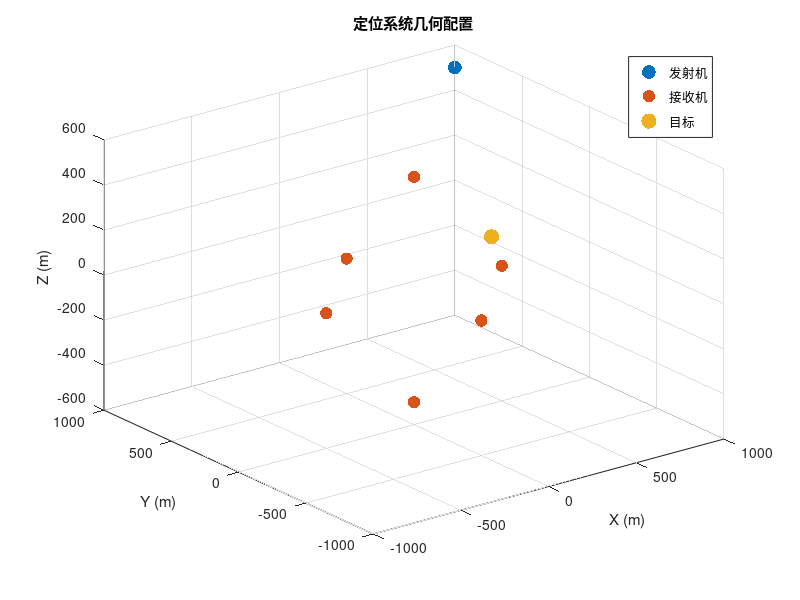

Reproduce this figure in MATLAB. (Note: this script raises an error after producing the figure.)
clc;clear all;close all;
% 参数设置
c = 3e8;                    % 光速 (m/s)

% 发射站和接收站配置
Tx_pos = [1000,1000,500];   % 发射机位置 (m)

% 接收站布局 - 立方体顶点
d = 500; 
Rx_pos = [0,0,d;
           0,0,-d;
           d,0,0;
           -d,0,0;
           0,d,0;
           0,-d,0];

% 目标位置
u_true = [250;-250;250];    % 真实目标位置 (m)

%% 场景可视化
figure
scatter3(Tx_pos(1),Tx_pos(2),Tx_pos(3),100,'red','filled');
hold on
scatter3(Rx_pos(:,1),Rx_pos(:,2),Rx_pos(:,3),80,'blue','filled');
scatter3(u_true(1),u_true(2),u_true(3),120,'green','filled');
legend('发射机','接收机','目标');
grid on;
xlabel('X (m)');
ylabel('Y (m)');
zlabel('Z (m)');
title('定位系统几何配置');

M = size(Tx_pos,1);          % 发射机数量
N = size(Rx_pos,1);          % 接收机数量
numMC = 100;                 % 蒙特卡洛仿真次数

% 仿真参数设置
sigma_r_db = -30:5:50;
sigma_t_values = db2mag(sigma_r_db)/3e8*1e9;

% 角度噪声设置 - 两种算法使用相同噪声设置
sigma_AOA_theta_fixed = 0.01;       % 方位角噪声 (度)
sigma_AOA_phi_fixed = 0.01;         % 俯仰角噪声 (度)

% 预存储结果
MSE_alg1 = zeros(length(sigma_t_values),1);
MSE_alg2 = zeros(length(sigma_t_values),1);
MSE_xyz_alg1 = zeros(length(sigma_t_values),3);
MSE_xyz_alg2 = zeros(length(sigma_t_values),3);
CRLB_hybrid = zeros(length(sigma_t_values),1);

%% 仿真：固定角度噪声，变化BR噪声
for idx = 1:length(sigma_t_values)
    sigma_t = sigma_t_values(idx)*1e-9;         % 转换为秒
    sigma_r = c*sigma_t;                        % BR噪声标准差 (m)
    
    % 角度噪声转换为弧度 - 两种算法使用相同噪声
    sigma_AOA_theta = deg2rad(sigma_AOA_theta_fixed); 
    sigma_AOA_phi = deg2rad(sigma_AOA_phi_fixed);
    
    % 预存储估计结果
    estimates_alg1 = zeros(3,numMC);
    estimates_alg2 = zeros(3,numMC);
    
    % 蒙特卡洛仿真
    for mc = 1:numMC
        % 生成测量噪声 - 两种算法使用相同噪声
        noise_r = sigma_r * randn(M,N);
        noise_theta = sigma_AOA_theta * randn(N,1);
        noise_phi = sigma_AOA_phi * randn(N,1);
        
        % 生成算法1的带噪声测量值
        [BR_meas1, AOA_theta_meas, AOA_phi_meas] = generate_measurements_alg1(u_true, Tx_pos, Rx_pos, noise_r, noise_theta, noise_phi);
        
        % 生成算法2的带噪声测量值
        [BR_meas2, AOA_theta_meas, AOA_phi_meas] = generate_measurements_alg2(u_true, Tx_pos, Rx_pos, noise_r, noise_theta, noise_phi);
        
        % 算法1：两阶段估计
        u_est_alg1 = two_stage_estimator_alg1(BR_meas1, AOA_theta_meas, AOA_phi_meas, Tx_pos, Rx_pos, sigma_r, sigma_AOA_theta, sigma_AOA_phi);
        estimates_alg1(:,mc) = u_est_alg1;
        
        % 算法2：两阶段估计
        u_est_alg2 = two_stage_estimator_alg2(BR_meas2, AOA_theta_meas, AOA_phi_meas, Tx_pos, Rx_pos, sigma_r, sigma_AOA_theta, sigma_AOA_phi);
        estimates_alg2(:,mc) = u_est_alg2;
    end
    
    % 计算总体MSE
    MSE_alg1(idx) = mean(sum((estimates_alg1 - u_true).^2,1));
    MSE_alg2(idx) = mean(sum((estimates_alg2 - u_true).^2,1));
    
    % 计算各方向MSE
    MSE_xyz_alg1(idx,1) = mean((estimates_alg1(1,:) - u_true(1)).^2);
    MSE_xyz_alg1(idx,2) = mean((estimates_alg1(2,:) - u_true(2)).^2);
    MSE_xyz_alg1(idx,3) = mean((estimates_alg1(3,:) - u_true(3)).^2);
    
    MSE_xyz_alg2(idx,1) = mean((estimates_alg2(1,:) - u_true(1)).^2);
    MSE_xyz_alg2(idx,2) = mean((estimates_alg2(2,:) - u_true(2)).^2);
    MSE_xyz_alg2(idx,3) = mean((estimates_alg2(3,:) - u_true(3)).^2);
    
    % 计算CRLB (使用相同的噪声参数)
    CRLB_hybrid(idx) = trace(compute_CRLB(u_true, Tx_pos, Rx_pos, sigma_r, sigma_AOA_theta, sigma_AOA_phi));
    
    % 显示进度
    fprintf('完成仿真 %d/%d, MSE(算法1/算法2) = %.2e/%.2e dB\n', idx, length(sigma_t_values), ...
            10*log10(MSE_alg1(idx)), 10*log10(MSE_alg2(idx)));
end

%% 绘制结果
figure('Position',[100 100 1200 800])

% 图1：总体性能比较
subplot(2,2,1)
plot(db(sigma_t_values*1e-9*3e8), 10*log10(MSE_alg1),'r-o','LineWidth',2,'MarkerSize',8)
hold on
plot(db(sigma_t_values*1e-9*3e8), 10*log10(MSE_alg2),'b-s','LineWidth',2,'MarkerSize',8)
plot(db(sigma_t_values*1e-9*3e8), 10*log10(CRLB_hybrid),'k--','LineWidth',2)
grid on
xlabel('测量噪声 \sigma_r (dB)')
ylabel('MSE (dB)')
legend('算法1 (BR不考虑d_{ij})','算法2 (BR考虑d_{ij})','CRLB','Location','northwest')
title('总体定位性能比较')
% subplot(2,2,1)
% plot(db(sigma_t_values*1e-9*3e8), (MSE_alg1),'r-o','LineWidth',2,'MarkerSize',8)
% hold on
% plot(db(sigma_t_values*1e-9*3e8), (MSE_alg2),'b-s','LineWidth',2,'MarkerSize',8)
% plot(db(sigma_t_values*1e-9*3e8), (CRLB_hybrid),'k--','LineWidth',2)
% grid on
% xlabel('测量噪声 \sigma_r (dB)')
% ylabel('MSE (dB)')
% legend('算法1 (BR不考虑d_{ij})','算法2 (BR考虑d_{ij})','CRLB','Location','northwest')
% title('总体定位性能比较')

% 图2：X方向性能比较
subplot(2,2,2)
plot(db(sigma_t_values*1e-9*3e8), 10*log10(MSE_xyz_alg1(:,1)),'r-o','LineWidth',2,'MarkerSize',6)
hold on
plot(db(sigma_t_values*1e-9*3e8), 10*log10(MSE_xyz_alg2(:,1)),'b-s','LineWidth',2,'MarkerSize',6)
grid on
xlabel('测量噪声 \sigma_r (dB)')
ylabel('X方向MSE (dB)')
legend('算法1','算法2','Location','northwest')
title('X方向定位性能')

% 图3：Y方向性能比较
subplot(2,2,3)
plot(db(sigma_t_values*1e-9*3e8), 10*log10(MSE_xyz_alg1(:,2)),'r-o','LineWidth',2,'MarkerSize',6)
hold on
plot(db(sigma_t_values*1e-9*3e8), 10*log10(MSE_xyz_alg2(:,2)),'b-s','LineWidth',2,'MarkerSize',6)
grid on
xlabel('测量噪声 \sigma_r (dB)')
ylabel('Y方向MSE (dB)')
legend('算法1','算法2','Location','northwest')
title('Y方向定位性能')

% 图4：Z方向性能比较
subplot(2,2,4)
plot(db(sigma_t_values*1e-9*3e8), 10*log10(MSE_xyz_alg1(:,3)),'r-o','LineWidth',2,'MarkerSize',6)
hold on
plot(db(sigma_t_values*1e-9*3e8), 10*log10(MSE_xyz_alg2(:,3)),'b-s','LineWidth',2,'MarkerSize',6)
grid on
xlabel('测量噪声 \sigma_r (dB)')
ylabel('Z方向MSE (dB)')
legend('算法1','算法2','Location','northwest')
title('Z方向定位性能')

%% 辅助函数 - 算法1特有
function [BR_meas, AOA_theta_meas, AOA_phi_meas] = generate_measurements_alg1(u, Tx, Rx, noise_r, noise_theta, noise_phi)
    M = size(Tx,1);
    N = size(Rx,1);
    BR_meas = zeros(M,N);
    
    for i = 1:M
        for j = 1:N
            r_i = norm(u - Tx(i,:)');
            r_j = norm(u - Rx(j,:)');
            BR_true = r_i + r_j;  % 算法1不包含双站距离项
            BR_meas(i,j) = BR_true + noise_r(i,j);
        end
    end
    
    AOA_theta_meas = zeros(N,1);
    AOA_phi_meas = zeros(N,1);
    for j = 1:N
        dx = u(1) - Rx(j,1);
        dy = u(2) - Rx(j,2);
        dz = u(3) - Rx(j,3);
        AOA_theta_true = atan2(dy, dx);
        AOA_phi_true = asin(dz/norm(u - Rx(j,:)'));
        AOA_theta_meas(j) = AOA_theta_true + noise_theta(j);
        AOA_phi_meas(j) = AOA_phi_true + noise_phi(j);
    end
end

%% 辅助函数 - 算法2特有
function [BR_meas, AOA_theta_meas, AOA_phi_meas] = generate_measurements_alg2(u, Tx, Rx, noise_r, noise_theta, noise_phi)
    M = size(Tx,1);
    N = size(Rx,1);
    BR_meas = zeros(M,N);
    
    for i = 1:M
        for j = 1:N
            r_i = norm(u - Tx(i,:)');
            r_j = norm(u - Rx(j,:)');
            BR_true = r_i + r_j;  % 算法2包含双站距离项
            BR_meas(i,j) = BR_true + noise_r(i,j);
        end
    end
    
    AOA_theta_meas = zeros(N,1);
    AOA_phi_meas = zeros(N,1);
    for j = 1:N
        dx = u(1) - Rx(j,1);
        dy = u(2) - Rx(j,2);
        dz = u(3) - Rx(j,3);
        AOA_theta_true = atan2(dy, dx);
        AOA_phi_true = asin(dz/norm(u - Rx(j,:)'));
        AOA_theta_meas(j) = AOA_theta_true + noise_theta(j);
        AOA_phi_meas(j) = AOA_phi_true + noise_phi(j);
    end
end

%% 辅助函数 - 共用
function CRLB = compute_CRLB(u, Tx, Rx, sigma_r, sigma_AOA_theta, sigma_AOA_phi)
    M = size(Tx,1);
    N = size(Rx,1);
    
    % 计算Fisher信息矩阵
    FIM = zeros(3);
    
    % BR部分的Fisher信息
    for i = 1:M
        for j = 1:N
            r_i = u - Tx(i,:)';
            r_j = u - Rx(j,:)';
            dr_dx = (r_i/norm(r_i) + r_j/norm(r_j))';
            FIM = FIM + (dr_dx'*dr_dx)/(sigma_r^2);
        end
    end
    
    % AOA部分的Fisher信息
    for j = 1:N
        r_j = u - Rx(j,:)';
        dx = r_j(1); dy = r_j(2); dz = r_j(3);
        rho_xy = norm(r_j(1:2));
        
        % 方位角导数
        dtheta_dx = -dy/(dx^2 + dy^2);
        dtheta_dy = dx/(dx^2 + dy^2);
        dtheta_dz = 0;
        grad_theta = [dtheta_dx; dtheta_dy; dtheta_dz];
        
        % 俯仰角导数
        dphi_dx = (-dx*dz)/(norm(r_j)^2*rho_xy);
        dphi_dy = (-dy*dz)/(norm(r_j)^2*rho_xy);
        dphi_dz = rho_xy/(norm(r_j)^2);
        grad_phi = [dphi_dx; dphi_dy; dphi_dz];
        
        % 考虑不同的角度噪声
        FIM = FIM + (grad_theta*grad_theta')/(sigma_AOA_theta^2) + ...
                    (grad_phi*grad_phi')/(sigma_AOA_phi^2);
    end
    
    % 添加微小正则化以避免奇异矩阵
    FIM = FIM + 1e-10*eye(3);
    
    CRLB = inv(FIM);
end

%% 算法1实现
function u_est = two_stage_estimator_alg1(BR_meas, AOA_theta, AOA_phi, Tx, Rx, sigma_r, sigma_AOA_theta, sigma_AOA_phi)
    M = size(Tx,1);
    N = size(Rx,1);
    
    % 第一阶段：构建伪线性方程
    h1 = [];
    G1 = [];
    
    % BR测量部分
    for i = 1:M
        for j = 1:N
            term = BR_meas(i,j)^2 + Rx(j,:)*Rx(j,:)' - Tx(i,:)*Tx(i,:)';
            h1 = [h1; term];
            
            G_row = [2*(Rx(j,:)-Tx(i,:)), zeros(1,j-1), 2*(BR_meas(i,j)), zeros(1,N-j)];
            G1 = [G1; G_row];
        end
    end

    % AOA测量部分
    for j = 1:N
        % 方位角
        vj = [cos(AOA_theta(j)); sin(AOA_theta(j)); 0];
        wj = [-sin(AOA_theta(j)); cos(AOA_theta(j)); 0];
        h1 = [h1; wj'*Rx(j,:)'];
        G_row = [wj', zeros(1,N)];
        G1 = [G1; G_row];
        
        % 俯仰角
        kj = [0; 0; 1];
        h1 = [h1; kj'*Rx(j,:)'];
        G_row = [kj', zeros(1,j-1), -sin(AOA_phi(j)), zeros(1,N-j)];
        G1 = [G1; G_row];
    end
    
    % 构造A矩阵和权重
    A  = [-G1,h1];
    Q  = diag([repmat(1/sigma_r^2, M*N, 1); 
               repmat(1/sigma_AOA_theta^2, N, 1);
               repmat(1/sigma_AOA_phi^2, N, 1)]);
    W1 = inv(Q);
    
    % 初始化估计值
    rd_hat = [reshape(BR_meas',[N*M,1]); AOA_theta; AOA_phi];
    
    % 迭代优化权重矩阵 (算法1特有的特征值方法)
    for k = 1:10
        % 构建Omega矩阵 (算法1特有)
        Omega_11 = zeros(N);
        for i = 1:N
            for j = 1:N
                if j==i
%                     Omega_11(i,j) = W1(i,i)*Q(i,i)+cos(AOA_phi(j))^2*Q(N+i,N+i)*W1(N+i,N+i);
                       Omega_11(i,j) = W1(i,i)*Q(i,i);
                else
                    Omega_11(i,j) = 0;
                end
            end
        end
        
        Omega_12 = [];
        for i = 1:N
            Omega_12 = [Omega_12; 2*Q(i,i)*W1(i,i)*rd_hat(i)];
        end
        
        Omega_21 = Omega_12';
        
        Omega_22 = 0;
        for i = 1:N
%             Omega_22 = Omega_22 + Q(i,i)*W1(i,i)*4*(rd_hat(i))^2 + ...
%                 ([cos(AOA_theta(i)),sin(AOA_theta(i)),0]*Rx(i,:)')^2*Q(M*N+i,M*N+i)*W1(i+M*N,i+M*N);
            Omega_22 = Omega_22 + Q(i,i)*W1(i,i)*4*(rd_hat(i))^2;
               
        end
        
%     for j = 1:N
%         % 方位角约束 (增强XY平面约束)
%         grad_theta = [-sin(AOA_theta(j)); cos(AOA_theta(j)); 0];
%         Omega_11 = Omega_11 + (grad_theta'*grad_theta)/sigma_AOA_theta^2;
%         
%         % 俯仰角约束 (特别增强Z方向约束)
%         r_j = [cos(AOA_theta(j))*cos(AOA_phi(j)); 
%               sin(AOA_theta(j))*cos(AOA_phi(j));
%               sin(AOA_phi(j))];
%         grad_phi = [-cos(AOA_theta(j))*sin(AOA_phi(j));
%                    -sin(AOA_theta(j))*sin(AOA_phi(j));
%                    cos(AOA_phi(j))];
%         Omega_22 = Omega_22 + (grad_phi'*grad_phi)/sigma_AOA_phi^2;
%         
%         % 交叉约束项
%         Omega_12 = Omega_12 + (grad_theta'*grad_phi)/sqrt(sigma_AOA_theta^2 + sigma_AOA_phi^2);
%         Omega_21 = Omega_21 + (grad_phi'*grad_theta)/sqrt(sigma_AOA_theta^2 + sigma_AOA_phi^2);
%     end
        OmegaTilde = [Omega_11, Omega_12; Omega_21, Omega_22];

        Omega_1 = zeros(3,3);
%         Omega_1(1,1) = sum(cos(AOA_theta).^2)*Q(M*N+1,M*N+1)*W1(i+M*N,i+M*N);
%         Omega_1(1,2) = sum(cos(AOA_theta).*sin(AOA_theta))*Q(M*N+1,M*N+1)*W1(i+M*N,i+M*N);
%         Omega_1(2,1) = Omega_1(1,2);
%         Omega_1(2,2) = sum(sin(AOA_theta).^2)*Q(M*N+1,M*N+1)*W1(i+M*N,i+M*N);

        Omega_2 = zeros(3,M*N+1);
%         for i = 1:N
%             Omega_2(1,M*N+1) = Omega_2(1,M*N+1) + ...
%                 [cos(AOA_theta(i)),sin(AOA_theta(i)),0]*Rx(i,:)'*cos(AOA_theta(i))*Q(M*N+1,M*N+1)*W1(i+M*N,i+M*N);
%             Omega_2(2,M*N+1) = Omega_2(2,M*N+1) + ...
%                 [cos(AOA_theta(i)),sin(AOA_theta(i)),0]*Rx(i,:)'*sin(AOA_theta(i))*Q(M*N+1,M*N+1)*W1(i+M*N,i+M*N);
%         end
        
        Omega_3 = Omega_2';


        Omega = [Omega_1, Omega_2; Omega_3, OmegaTilde];
        
        % 特征值求解 (算法1特有)
        At = A' * W1 * A + 1e-5*eye(size(A,2));
        X = pinv(At)*Omega;
        
        [E,F] = eig(X);
        [~,idx] = max(diag(F));
        v2 = E(:,idx);
        v2 = v2/v2(end);
        
        psi1 = v2(1:end-1);
        u_hat = psi1(1:3);
        r_hat = psi1(4:end);
        rd_hat = psi1;

        % 更新权重矩阵
        W1 = compute_W1(u_hat, Tx, Rx, r_hat, AOA_theta, AOA_phi, sigma_r, sigma_AOA_theta, sigma_AOA_phi);
    end
    
    % 第二阶段：误差修正
    h2 = [];
    G2 = [];
    
    for j = 1:N
        term = r_hat(j)^2 - norm(u_hat - Rx(j,:)')^2;
        h2 = [h2; term];
        G2_row = [-2*(u_hat - Rx(j,:)')'];
        G2 = [G2; G2_row];
    end
    
    h2 = [zeros(3,1); h2];
    G2 = [-eye(3); G2];
    
    % 构建加权矩阵
    B_psi = 2 * diag(r_hat);
    B2 = blkdiag(eye(3), B_psi);
    inv_B2 = blkdiag(eye(3), diag(1./(2*r_hat)));
    cov_Psi = inv(G1' * W1 * G1);
    W2 = inv_B2' * inv(cov_Psi) * inv_B2;
    
    % 求解
    delta_u = inv(G2'*W2*G2) * (G2'*W2*h2);
    
    u_est = u_hat - delta_u(1:3);
end

%% 算法2实现
function u_est = two_stage_estimator_alg2(BR_meas, AOA_theta, AOA_phi, Tx, Rx, sigma_r, sigma_AOA_theta, sigma_AOA_phi)
    M = size(Tx,1);
    N = size(Rx,1);
    
    % 第一阶段：构建伪线性方程
    h1 = [];
    G1 = [];
    
    % BR测量部分
    for i = 1:M
        for j = 1:N
            term = BR_meas(i,j)^2 + Rx(j,:)*Rx(j,:)' - Tx(i,:)*Tx(i,:)';
            h1 = [h1; term];
            
            G_row = [2*(Rx(j,:)-Tx(i,:)), zeros(1,j-1), 2*BR_meas(i,j), zeros(1,N-j)];
            G1 = [G1; G_row];
        end
    end

    % AOA测量部分
    for j = 1:N
        % 方位角
        vj = [cos(AOA_theta(j)); sin(AOA_theta(j)); 0];
        wj = [-sin(AOA_theta(j)); cos(AOA_theta(j)); 0];
        h1 = [h1; wj'*Rx(j,:)'];
        G_row = [wj', zeros(1,N)];
        G1 = [G1; G_row];
        
        % 俯仰角
        kj = [0; 0; 1];
        h1 = [h1; kj'*Rx(j,:)'];
        G_row = [kj', zeros(1,j-1), -sin(AOA_phi(j)), zeros(1,N-j)];
        G1 = [G1; G_row];
    end
    
    % 第一阶段WLS估计 (算法2的直接WLS方法)
    W1 = inv(diag([repmat(1/sigma_r^2, M*N, 1); 
              repmat(1/sigma_AOA_theta^2, N, 1);  
              repmat(1/sigma_AOA_phi^2, N, 1)]));
    
    % 直接WLS求解
    Psi = pinv(G1'*W1*G1) * (G1'*W1*h1);
    u_hat = Psi(1:3);
    r_hat = Psi(4:end);
    
    % 迭代优化 (简单迭代2次)
    for i = 1:2
        W1 = compute_W1(u_hat, Tx, Rx, r_hat, AOA_theta, AOA_phi, sigma_r, sigma_AOA_theta, sigma_AOA_phi);
        Psi = inv(G1'*W1*G1) * (G1'*W1*h1);
        u_hat = Psi(1:3);
        r_hat = Psi(4:end);
    end
    
    % 第二阶段：误差修正
    h2 = [];
    G2 = [];
    
    for j = 1:N
        term = r_hat(j)^2 - norm(u_hat - Rx(j,:)')^2;
        h2 = [h2; term];
        G2_row = [-2*(u_hat - Rx(j,:)')'];
        G2 = [G2; G2_row];
    end
    
    h2 = [zeros(3,1); h2];
    G2 = [-eye(3); G2];
    
    % 构建加权矩阵
    B_psi = 2 * diag(r_hat);
    B2 = blkdiag(eye(3), B_psi);
    inv_B2 = blkdiag(eye(3), diag(1./(2*r_hat)));
    cov_Psi = inv(G1' * W1 * G1);
    W2 = inv_B2' * inv(cov_Psi) * inv_B2;
    
    % 求解
    delta_u = inv(G2'*W2*G2) * (G2'*W2*h2);
    
    u_est = u_hat - delta_u(1:3);
%       u_est = u_hat;
end

%% 权重计算函数 - 两种算法共用
function W1 = compute_W1(u, Tx, Rx, r_hat, AOA_theta, AOA_phi, sigma_r, sigma_AOA_theta, sigma_AOA_phi)
    M = size(Tx,1);
    N = size(Rx,1);
    
    % 1. 计算 B_r
    r_t = zeros(M,1);
    for i = 1:M
        r_t(i) = norm(u - Tx(i,:)');
    end
    B_r = 2 * kron(eye(N), diag(r_t));
    
    % 2. 计算 B_theta
    B_theta = zeros(N);
    for j = 1:N
        vj = [cos(AOA_theta(j)); sin(AOA_theta(j)); 0];
        B_theta(j,j) = vj' * (u - Rx(j,:)');
    end
    
    % 3. 计算 B_phi
    B_phi = zeros(N);
    for j = 1:N
        r_j = norm(u - Rx(j,:)');
        B_phi(j,j) = 2*cos(AOA_phi(j)) * r_j;
    end
    
    % 4. 构造 B1
    B1 = blkdiag(B_r, B_theta, B_phi);
    
    % 5. 计算 Q_m (考虑不同的角度噪声)
    Q_r = sigma_r^2 * eye(M*N);
    Q_theta = sigma_AOA_theta^2 * eye(N);
    Q_phi = sigma_AOA_phi^2 * eye(N);
    Q_m = blkdiag(Q_r, Q_theta, Q_phi);
    
    % 6. 计算 W1
    inv_B1 = inv(B1);
    W1 = inv_B1' * inv(Q_m) * inv_B1;
end